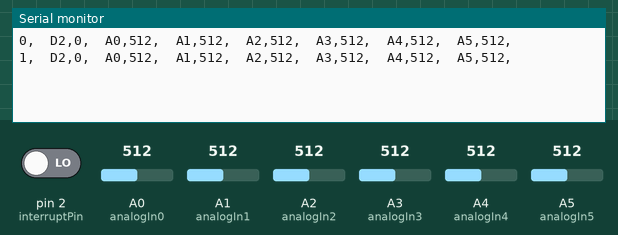
This sketch was run on a simulated Arduino Uno, built with avr-gcc and run on an emulated ATmega328P. Parts: the last lines printed to the serial monitor. The test bench sets the inputs (shaded band); at power-on: A0 (analogIn0) = 512, A1 (analogIn1) = 512, A2 (analogIn2) = 512, A3 (analogIn3) = 512, A4 (analogIn4) = 512, A5 (analogIn5) = 512, pin 2 (interruptPin) LOW.

Above: at 1.8 s.
1.9 s: A0 (analogIn0) set to 716
At 2.8 s:
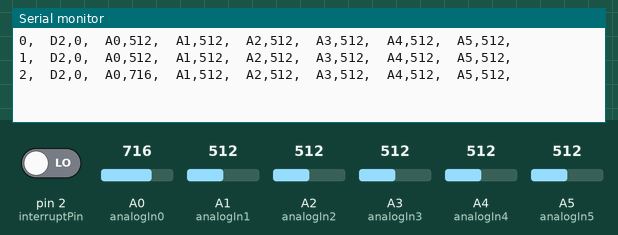
3.4 s: A1 (analogIn1) set to 716
At 4.7 s:
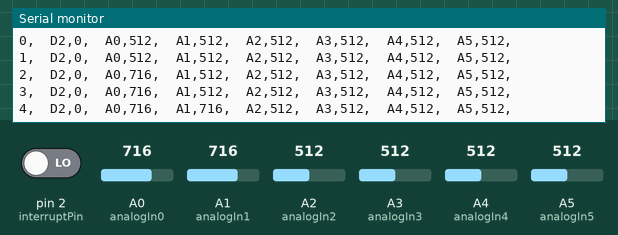
4.9 s: A2 (analogIn2) set to 716
At 5.8 s:
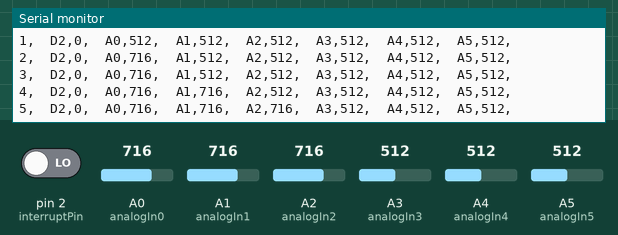
6.4 s: A3 (analogIn3) set to 716
At 7.6 s:
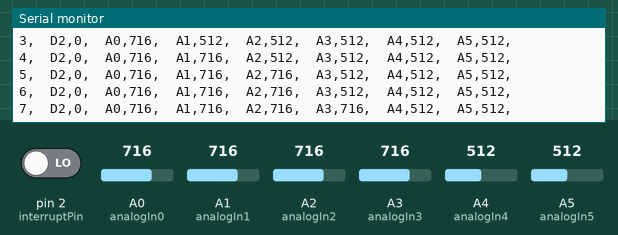
7.9 s: A4 (analogIn4) set to 716
At 8.4 s:
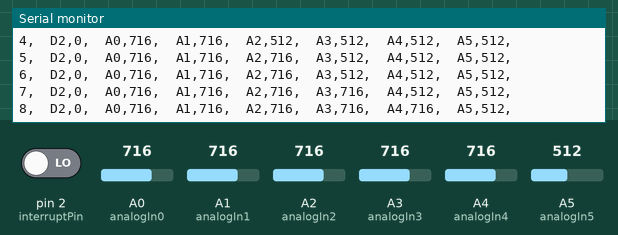
9.4 s: A5 (analogIn5) set to 716
At 10.8 s:
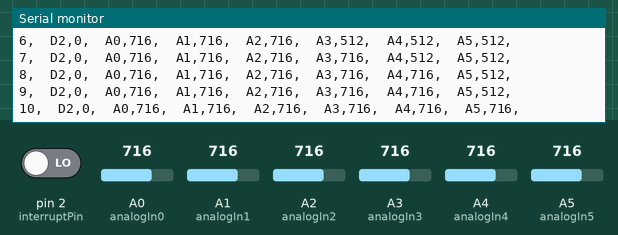
Timing chart, 0 to 11.9 s (numbered marks = the images above; inputs shaded):
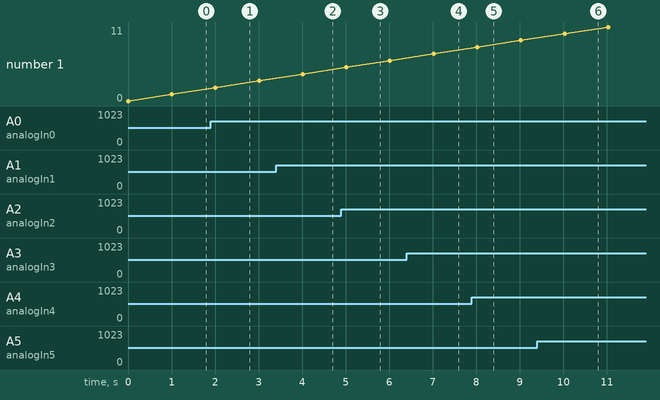

Measured:
- after the input at 1.9 s, the serial monitor: prints a new line after 0.11 s (image 1)
- after the input at 3.4 s, the serial monitor: prints a new line after 0.61 s (image 2)
- after the input at 4.9 s, the serial monitor: prints a new line after 0.12 s (image 3)
- after the input at 6.4 s, the serial monitor: prints a new line after 0.62 s (image 4)
- after the input at 7.9 s, the serial monitor: prints a new line after 0.12 s (image 5)
- after the input at 9.4 s, the serial monitor: prints a new line after 0.63 s (image 6)

The sketch:

read_analog_ard_uno.ino
```cpp
/*
  Read analog pins and a single interrupt pin for Arduino uno
  Can read 1 more interrupt pin on pin3 if necessary
*/

// These constants won't change. They're used to give names to the pins used:
const int analogIn0 = A0;  // Analog input pin that the potentiometer is attached to
const int analogIn1 = A1;
const int analogIn2 = A2;
const int analogIn3 = A3;
const int analogIn4 = A4;
const int analogIn5 = A5;

unsigned long seconds_since_start = 0;
int sensorValue = 0;        // value read from the pot
const byte interruptPin = 2;
volatile unsigned long water_pulses = 0;

void setup() {
  // initialize serial communications at 9600 bps:
  Serial.begin(9600);
  attachInterrupt(digitalPinToInterrupt(interruptPin), count_pulse, RISING);
}

void count_pulse() {
  water_pulses += 1;
}
void loop() {
  String analog_string = String(seconds_since_start) + ",\t";
  analog_string += "D2," + String(water_pulses) + ",\t";
  analog_string += "A0," + String(analogRead(analogIn0)) +",\t";
  analog_string += "A1," + String(analogRead(analogIn1)) +",\t";
  analog_string += "A2," + String(analogRead(analogIn2)) +",\t";
  analog_string += "A3," + String(analogRead(analogIn3)) +",\t";
  analog_string += "A4," + String(analogRead(analogIn4)) +",\t";
  analog_string += "A5," + String(analogRead(analogIn5)) +",\t\n";

  // print the results to the Serial Monitor:
  Serial.print(analog_string);
  seconds_since_start++;
  // wait 2 milliseconds before the next loop for the analog-to-digital
  // converter to settle after the last reading:
  delay(1000);
}
```
